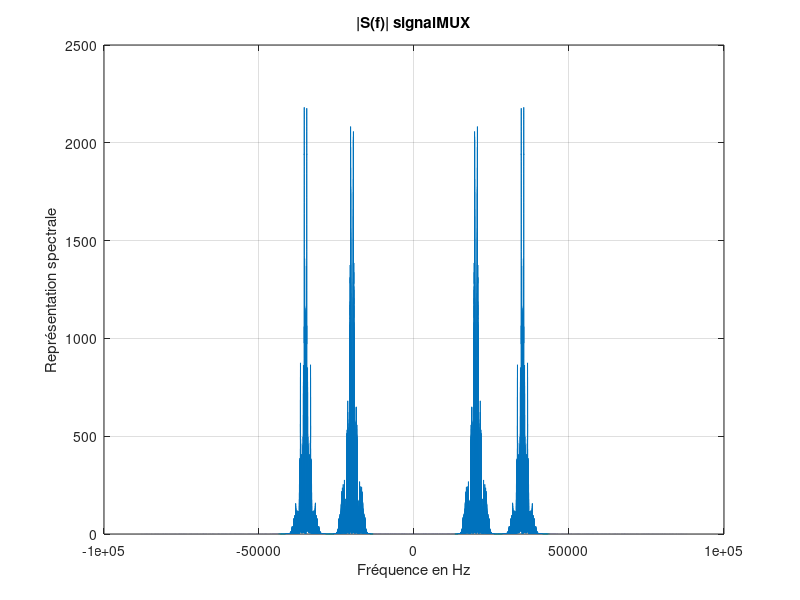
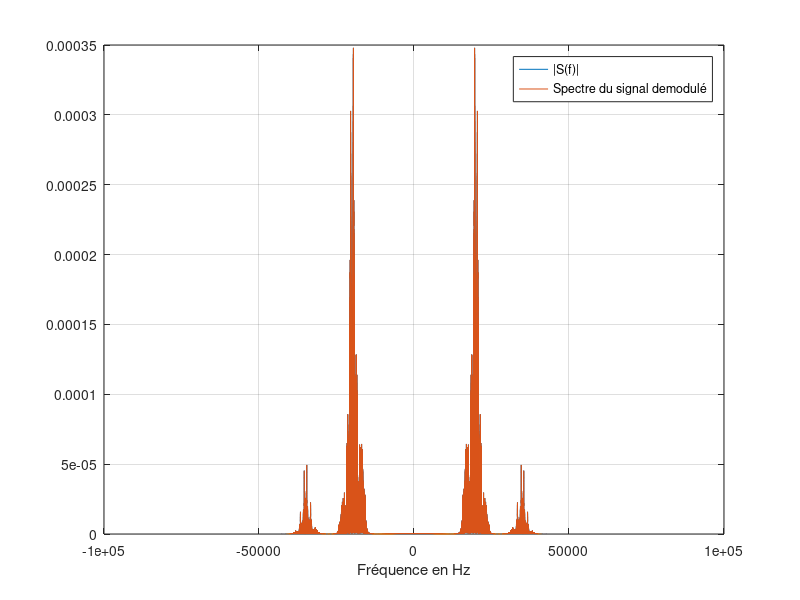

The MATLAB source for these figures, in order: (Note: this script raises an error after producing the figures.)
%% Nettoyage
clc;
close all;
clear all;

%% Partie C
%% Question 7
load signalMUX.mat
load temps.mat
s=signalMUX;
t=temps;
fe=176400;
Te=1/fe;

%% Question 8
sound(s,fe);                            % Le signal n'est pas audible car il contient plusieurs signaux, c'est une porteuse.

%% Question 9
S=fft(s);                               % FFT de s(t)
figure(1);
Sf=fftshift(abs(S));                    % Spectre centré
% Vecteur fréquence
N=length(Sf);                           % Taille du vecteur temps
I=0:N-1;                                % Même taille que le vecteur temps
Freq=(fe/N*I)-fe/2;                     % Vecteur de fréquence entre entre -Fe/2 et +Fe/2 de taille N
% Représentation
plot(Freq,Sf);                          % Tracé du signal
xlabel('Fréquence en Hz')
ylabel('Représentation spectrale')
title('|S(f)| signalMUX')
grid on;
zoom on;
% Nous constatons clairement que ce signal est en fait consituté de deux
% signaux centrés autour de 20kHz et 35kHz. La bande passante à fc1 est [15000,25000]Hz et à fc2 est [30000,40000]Hz

%% Question 10
%a
[b,a] = butter(3,5000*2/fe);
sfil=filter(b,a,s);
mDemod =2*sfil;
mDemodf = fftshift(fft(mDemod));
figure(2)
plot(Freq, 1/fe*abs(mDemodf), Freq,1/fe*abs(mDemodf));
legend('|S(f)|', 'Spectre du signal demodulé')
xlabel('Fréquence en Hz')
grid on;
zoom on;

%b
fc1=20000;
fc2=35000;
s1=s*cos(2*pi*fc1*t);
s2=s*cos(2*pi*fc2*t);

%c

%d

%e

%f
sound(mi,176400);                        % Ecoute du son
audiowrite('mi(t).wav',mi,176400);       % Sauvegarde du son